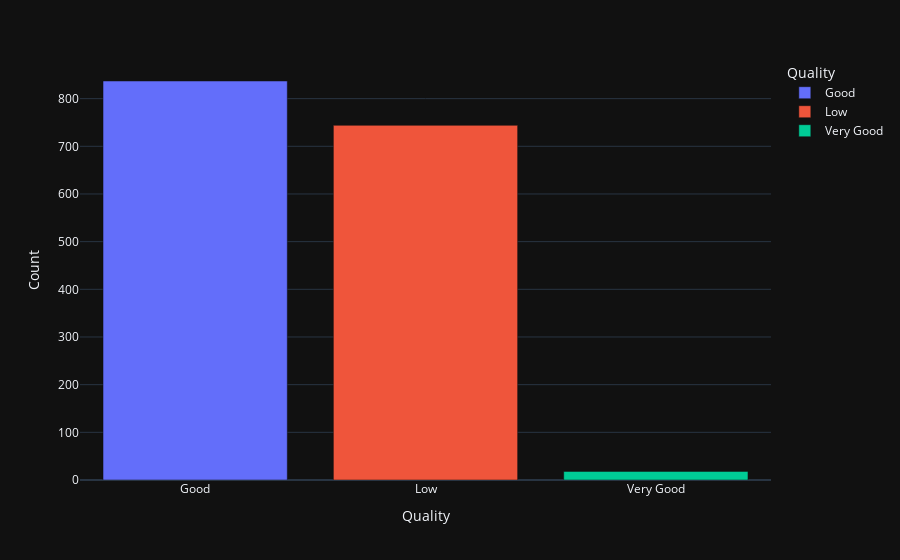

The cell this chart's notebook holds for it:
### Markdown cell above
# Performing EDA

### Code cell
px.bar(data_frame=df_s,x='Quality',y='Count',color='Quality',template='plotly_dark')

### Figure 1 — Plotly figure (JSON) as saved in the notebook; plotly's stock layout.template omitted (floating-point values rounded to 4 significant figures)
{"data": [{"alignmentgroup": "True", "hovertemplate": "Quality=%{x}<br>Count=%{y}<extra></extra>", "legendgroup": "Good", "marker": {"color": "#636efa", "pattern": {"shape": ""}}, "name": "Good", "offsetgroup": "Good", "orientation": "v", "showlegend": true, "textposition": "auto", "type": "bar", "x": ["Good"], "xaxis": "x", "y": [837], "yaxis": "y"}, {"alignmentgroup": "True", "hovertemplate": "Quality=%{x}<br>Count=%{y}<extra></extra>", "legendgroup": "Low", "marker": {"color": "#EF553B", "pattern": {"shape": ""}}, "name": "Low", "offsetgroup": "Low", "orientation": "v", "showlegend": true, "textposition": "auto", "type": "bar", "x": ["Low"], "xaxis": "x", "y": [744], "yaxis": "y"}, {"alignmentgroup": "True", "hovertemplate": "Quality=%{x}<br>Count=%{y}<extra></extra>", "legendgroup": "Very Good", "marker": {"color": "#00cc96", "pattern": {"shape": ""}}, "name": "Very Good", "offsetgroup": "Very Good", "orientation": "v", "showlegend": true, "textposition": "auto", "type": "bar", "x": ["Very Good"], "xaxis": "x", "y": [18], "yaxis": "y"}], "layout": {"barmode": "relative", "legend": {"title": {"text": "Quality"}, "tracegroupgap": 0}, "margin": {"t": 60}, "xaxis": {"anchor": "y", "categoryarray": ["Good", "Low", "Very Good"], "categoryorder": "array", "domain": [0, 1], "title": {"text": "Quality"}}, "yaxis": {"anchor": "x", "domain": [0, 1], "title": {"text": "Count"}}}}
